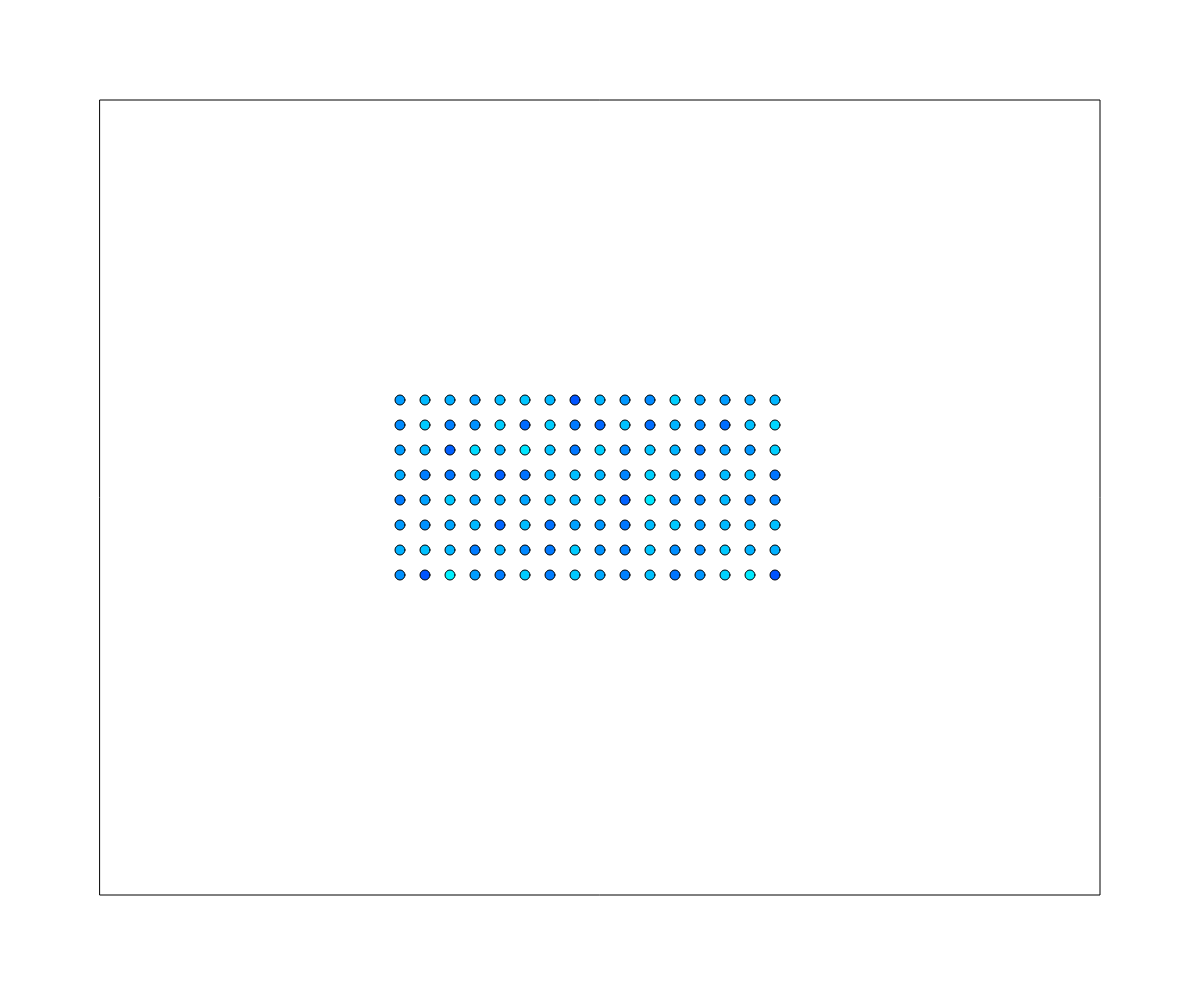
Frame 1 (no input)
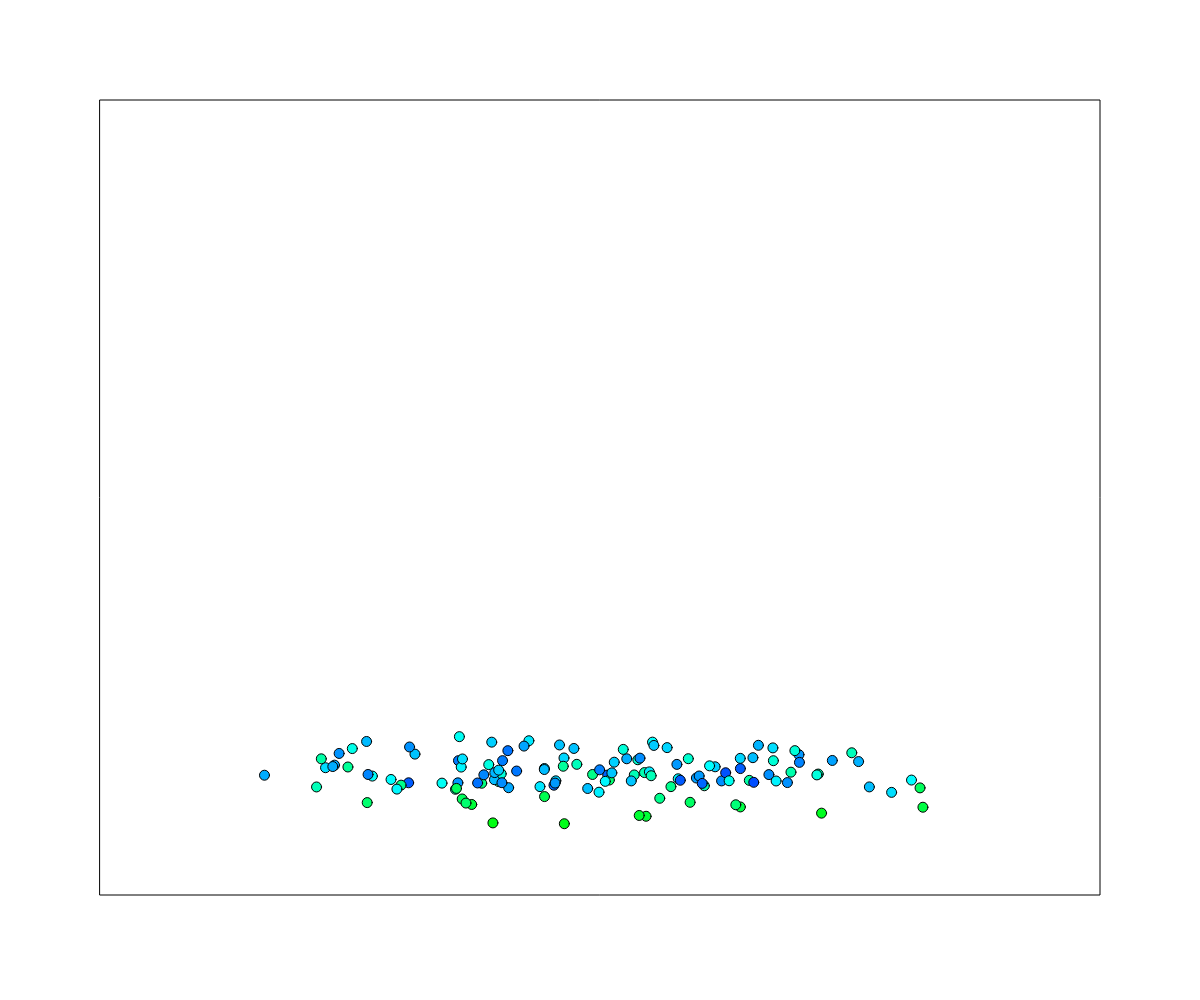
Frame 60 (no input)
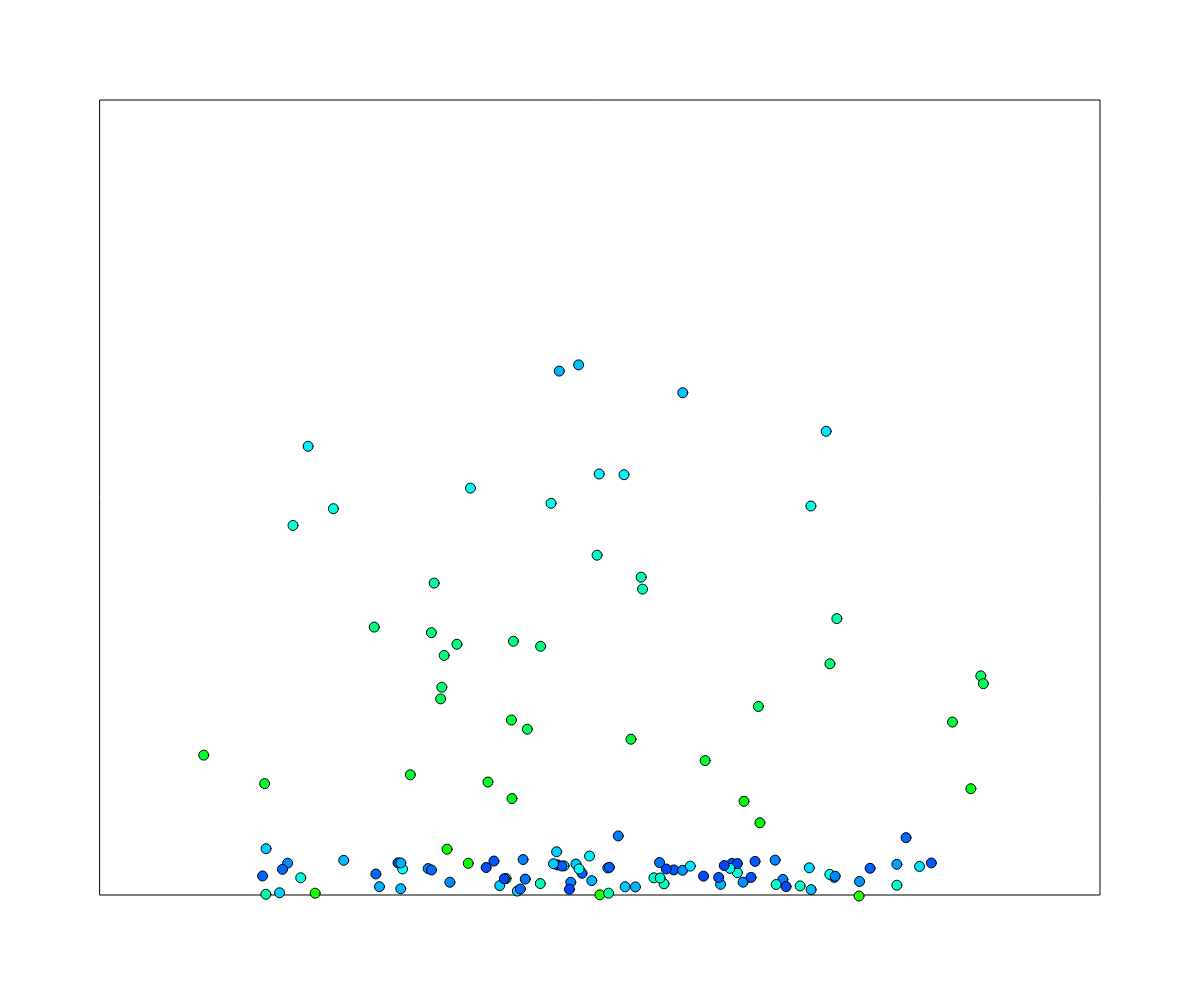
Frame 120 (the mouse pressed at the canvas centre since frame 60)

The p5.js sketch that drew these frames (run headless with seeded random() and noise() and a simulated clock; from frame 60 on, the mouse is pressed at the canvas centre):

// p5.js sketch
// ── sketch.js
// Arrays and Objects
// Graham Lindsay
// October 26th, 2025
//
// Extra for Experts:
// - describe what you did to take this project "above and beyond"

let theParticles = [];
let isPaused = false;
const RECT_MARGIN = 100;
const MOUSE_RADIUS = 50;
const PARTICLE_SPACING = 15;
const PARTICLE_SIZE = 10;
const GRAVITY = 0.45;
const ENERGY_LOSS = 0.6;


function setup() {
  createCanvas(windowWidth, windowHeight);
  colorMode(HSB);

  // set up the particle array
  for (let x = RECT_MARGIN * 4; x < width - RECT_MARGIN * 4; x += PARTICLE_SIZE + PARTICLE_SPACING) {
    for (let y = RECT_MARGIN * 4; y < height - RECT_MARGIN * 4; y += PARTICLE_SIZE + PARTICLE_SPACING) {
      let someParticle = spawnParticle(x, y);
      theParticles.push(someParticle);  
    }
  }
} 

function draw() {
  drawUserInterface();
  drawParticles();
  wallCollisions();
  if (isPaused === false) {
    moveParticles();
  }
}

function drawUserInterface() {
  background(220);
  push();
  fill(255);
  rect(RECT_MARGIN, RECT_MARGIN, width - RECT_MARGIN * 2, height - RECT_MARGIN * 2 - PARTICLE_SIZE/2);
  pop();
}

function spawnParticle(_x, _y) {
  let particle = {
    x: _x,
    y: _y,
    dx: random(-3, 3),
    dy: random(-3, 3),
    r: 144,
    g: 213,
    b: 255,
  };
  
  return particle;
}

function drawParticles() {
  for (let particle of theParticles) {
    let velocity = sqrt(particle.dy * particle.dy + particle.dx * particle.dx);
    fill(color(225 - velocity * 10, 255, 255));
    circle(particle.x, particle.y, PARTICLE_SIZE);
  }
}

function moveParticles() {
  for (let particle of theParticles) {
    particle.dy += GRAVITY;
    particle.x += particle.dx;
    particle.y += particle.dy;
  }
}

function wallCollisions() {
  for (let particle of theParticles) {
    if (particle.x < RECT_MARGIN + PARTICLE_SIZE || particle.x > width - RECT_MARGIN - PARTICLE_SIZE) {
      particle.dx = -particle.dx;
    } 
    if (particle.y < RECT_MARGIN + PARTICLE_SIZE || particle.y > height - RECT_MARGIN - PARTICLE_SIZE) {
      particle.dy = -particle.dy;
      particle.dy = particle.dy * ENERGY_LOSS;
      particle.dx = particle.dx * ENERGY_LOSS;
      if (particle.y > height - RECT_MARGIN - PARTICLE_SIZE) {
        particle.y = height - RECT_MARGIN - PARTICLE_SIZE;
      }
      else {
        particle.y = RECT_MARGIN + PARTICLE_SIZE;
      }
    } 
  }
}

// function calculateDensity() {
//   let density = 0;
//   let mass = 1;

//   for (let particle of theParticles) {
//     let distance;
//     let influence = max(0, 0.5 - distance);
//     density += mass * influence;
//   }

//   return density;
// }

function keyPressed() {
  if (keyCode === 32) {
    isPaused = !isPaused;
  }
}

function mousePressed() {
  if (isPaused === false) {
    for (let particle of theParticles) {
      if (mouseX > RECT_MARGIN && mouseX < width - RECT_MARGIN && mouseY > RECT_MARGIN && mouseY < height - RECT_MARGIN) {
        if (mouseButton === LEFT) {
          particle.dy = particle.dy + random(35);
        }
        if (mouseButton === CENTER) {
          let r = MOUSE_RADIUS * sqrt(random(0, 1));
          theta = random(0, 1) * 2 * PI;
          particle.x = mouseX + r * cos(theta);
          particle.y = mouseY + r * sin(theta);
          particle.dx = particle.dx + random(-8, 8);
          particle.dy = particle.dy + random(-8, 8);
        }
      }
    }
  }
}
